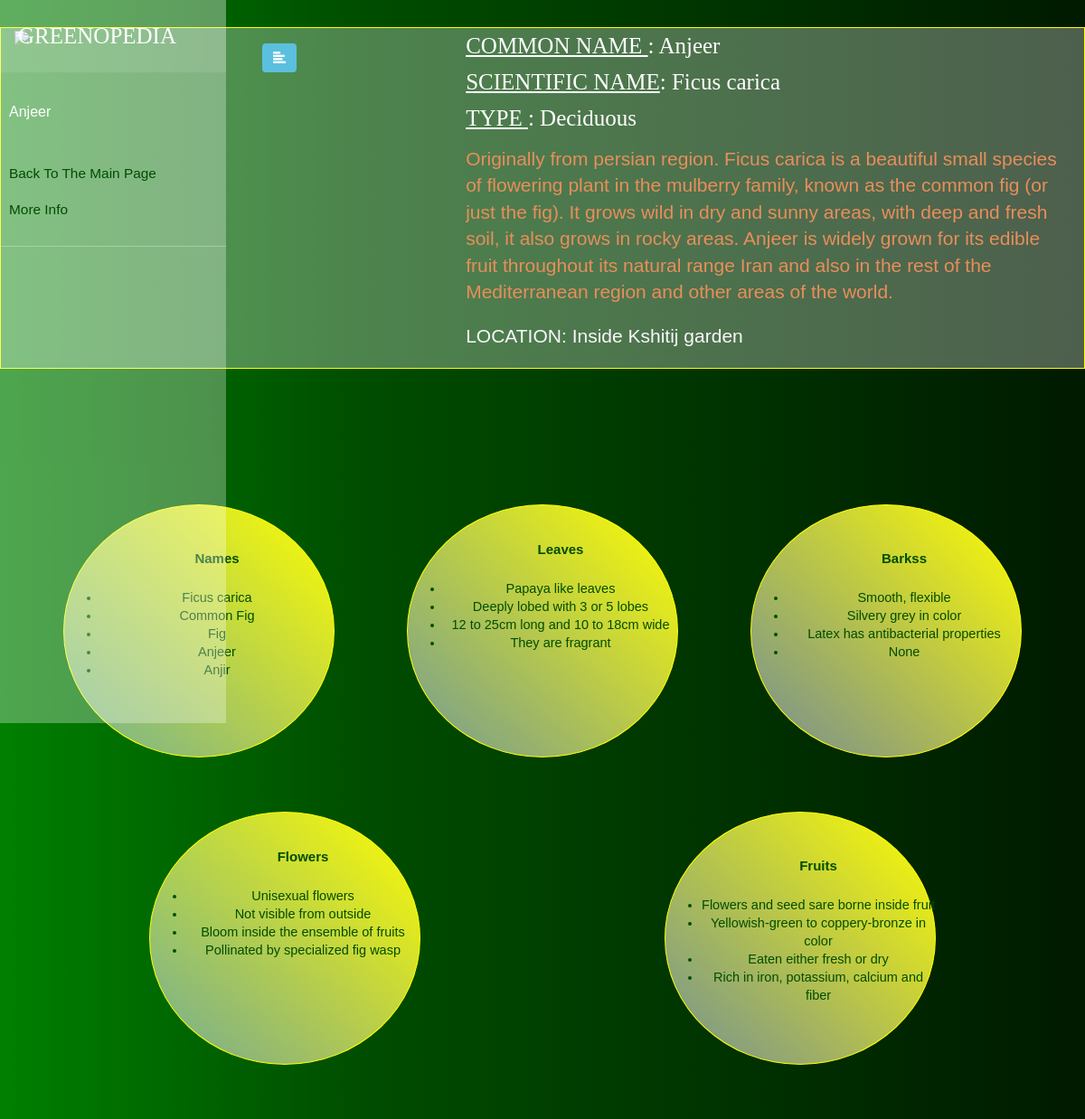
/tree/4/, run on the app's committed database.
### tree/models.py (models this page shows, shortened)
class Data(models.Model):
    id = models.IntegerField(db_column='ID', primary_key=True)
    initial = models.TextField(db_column='Initial', blank=True, null=True)
    mostcommonname = models.TextField(db_column='MostCommonName', blank=True, null=True)
    scientificname = models.TextField(db_column='ScientificName', blank=True, null=True)
    type = models.TextField(db_column='Type', blank=True, null=True)
    description = models.TextField(db_column='Description', blank=True, null=True)
    commonname1 = models.TextField(db_column='CommonName1', blank=True, null=True)
    commonname2 = models.TextField(db_column='CommonName2', blank=True, null=True)
    commonname3 = models.TextField(db_column='CommonName3', blank=True, null=True)
    commonname4 = models.TextField(db_column='CommonName4', blank=True, null=True)
    leaves1 = models.TextField(db_column='Leaves1', blank=True, null=True)
    leaves2 = models.TextField(db_column='Leaves2', blank=True, null=True)
    leaves3 = models.TextField(db_column='Leaves3', blank=True, null=True)
    leaves4 = models.TextField(db_column='Leaves4', blank=True, null=True)
    bark1 = models.TextField(db_column='Bark1', blank=True, null=True)
    bark2 = models.TextField(db_column='Bark2', blank=True, null=True)
    bark3 = models.TextField(db_column='Bark3', blank=True, null=True)
    bark4 = models.TextField(db_column='Bark4', blank=True, null=True)
    flowers1 = models.TextField(db_column='Flowers1', blank=True, null=True)
    flowers2 = models.TextField(db_column='Flowers2', blank=True, null=True)
    flowers3 = models.TextField(db_column='Flowers3', blank=True, null=True)
    flowers4 = models.TextField(db_column='Flowers4', blank=True, null=True)
    fruits1 = models.TextField(db_column='Fruits1', blank=True, null=True)
    fruits2 = models.TextField(db_column='Fruits2', blank=True, null=True)
    fruits3 = models.TextField(db_column='Fruits3', blank=True, null=True)
    fruits4 = models.TextField(db_column='Fruits4', blank=True, null=True)
    link1 = models.TextField(db_column='Link1', blank=True, null=True)
    link2 = models.TextField(db_column='Link2', blank=True, null=True)
    location = models.TextField(db_column='Location', blank=True, null=True)
    map = models.TextField(db_column='Map', blank=True, null=True)
    class Meta:
        db_table = 'Data'

### tree/views.py (the view)
# urls.py: path('<t_id>/', views.tree_detail, name='detailing'),
def tree_detail(request,t_id):
    tree = Data.objects.filter(id = t_id).first()
    image = str(tree.mostcommonname)+'.jpg'
    image = "/images/"+str(remove(image))
    return render (request,"tree_detail.html",{"tree":tree , "image":image})

### tree/views.py (called while the page is built)
def remove(string):
    return string.replace(" ", "")

### templates/tree_detail.html (shortened to what this page needs)
{% load static %}
<!doctype html>
<html lang="en">
<head>
    <link rel="stylesheet" href="https://stackpath.bootstrapcdn.com/bootstrap/4.4.1/css/bootstrap.min.css"
>
    <link rel="stylesheet" href="https://stackpath.bootstrapcdn.com/bootstrap/4.5.0/css/bootstrap.min.css"
>
    <link rel="stylesheet" href="https://maxcdn.bootstrapcdn.com/bootstrap/3.3.7/css/bootstrap.min.css">
    <link rel="stylesheet" href="{% static 'css/style2.css' %}">
    <link rel="stylesheet"
        href="https://cdnjs.cloudflare.com/ajax/libs/malihu-custom-scrollbar-plugin/3.1.5/jquery.mCustomScrollbar.min.css">
</head>
<body>
    <div class="wrapper">
        <nav id="sidebar">
            <div class="sidebar-header">
                <h3>GREENOPEDIA</h3>
            </div>
            <ul class="list-unstyled components">
                <p>{{tree.mostcommonname}}</p>
                <li>
                    <a href="/tree/">Back To The Main Page</a>
                </li>
                <li>
                    <a href="#about">More Info</a>
                </li>
            </ul>
        </nav>
        <div id="content">
            <button type="button" id="sidebarCollapse" class="btn btn-info navbar-btn">
                <i class="glyphicon glyphicon-align-left" ></i>
            </button>
        </div>
    </div>
    <div class="wrapper">
        <div class="container-fluid back myhead mt-5 mb-5">
            <div class="row featurette  ">
                <div class="col-md-7 order-md-2">
                    <h3 class="featurette-heading"><span style="text-decoration: underline;">COMMON NAME </span>:
                        {{tree.mostcommonname}}</h3>
                    <h3 class="featurette-heading"><span style="text-decoration: underline;">SCIENTIFIC NAME</span>:
                        {{tree.scientificname}}</h3>
                    <h3 class="featurette-heading mb-3"><span style="text-decoration: underline;">TYPE </span>:
                        {{tree.type}}</h3>
                    <p class="lead" style="color:#E88E5A">{{tree.description}}</p>
                    <h4 class="lead"><span>LOCATION</span>: {{tree.location}}</h4>
                </div>
                <div class="col-md-5 order-md-1">
                    <img src=" /static{{image}}" class="featurette-image img-fluid mx-auto" style="height:500px">
                </div>
            </div>
        </div>
        <center>
            <div class="mb-5" style="height:30px"></div>
            <div class="container mt-5" id="about">
                <div class="row mb-5 mt-5">
                    <div class="col-6 col-md-4 mb-5 mt-5">
                        <div class="circle">
                            <div style="width:280 px">
                                <ul style="margin-top:50px;">
                                    <h4 style="color:rgb(0, 77, 0);font-weight: bold;">Names</h4>
                                    <li>{{tree.scientificname}}
                                    <li>{{tree.commonname1}}
                                    <li>{{tree.commonname2}}
                                    <li>{{tree.commonname3}}
                                    <li>{{tree.commonname4}}
                                </ul>
                            </div>
                        </div>
                    </div>
                    <div class="col-6 col-md-4 mb-5 mt-5">
                        <div class="circle">
                            <div style="width:280 px">
                                <ul style="margin-top:40px;">
                                    <h4 style="color:rgb(0, 77, 0);font-weight: bold;">Leaves</h4>
                                    <li>{{tree.leaves1}}
                                    <li>{{tree.leaves2}}
                                    <li>{{tree.leaves3}}
                                    <li>{{tree.leaves4}}
                                </ul>
                            </div>
                        </div>
                    </div>
                    <div class="col-6 col-md-4 mb-5 mt-5">
                        <div class="circle">
                            <div style="width:280 px">
                                <ul style="margin-top:50px;">
                                    <h4 style="color:rgb(0, 77, 0);font-weight: bold;">Barkss</h4>
                                    <li>{{tree.bark1}}
                                    <li>{{tree.bark2}}
                                    <li>{{tree.bark3}}
                                    <li>{{tree.bark4}}
                                </ul>
                            </div>
                        </div>
                    </div>
                </div>
                <div class="row mb-5 mt-5">
                    <div class="col-6 mb-5">
                        <div class="circle">
                            <ul style="margin-top:40px;">
                                <h4 style="color:rgb(0, 77, 0);font-weight: bold;">Flowers</h4>
                                <li>{{tree.flowers1}}
                                <li>{{tree.flowers2}}
                                <li>{{tree.flowers3}}
                                <li>{{tree.flowers4}}
                            </ul>
                        </div>
                    </div>
                    <div class="col-6 mb-5">
                        <div class="circle">
                            <ul style="margin-top:50px;">
                                <h4 style="color:rgb(0, 77, 0);font-weight: bold;">Fruits</h4>
                                <li>{{tree.fruits1}}
                                <li>{{tree.fruits2}}
                                <li>{{tree.fruits3}}
                                <li>{{tree.fruits4}}
                            </ul>
                        </div>
                    </div>
                </div>
            </div>
        </center>
    </div>
</body>
</html>

### static/css/style2.css (style rules this page uses)
body { font-family: 'Poppins', sans-serif; background: #fafafa; }
p { font-family: 'Poppins', sans-serif; font-size: 1.1em; font-weight: 300; line-height: 1.7em; color: #999; }
a, a:hover, a:focus { color: inherit; text-decoration: none; transition: all 0.3s; }
.navbar-btn { box-shadow: none; outline: none !important; border: none; }
#sidebar { width: 250px; position: fixed; top: 0; left: 0; height: 100vh; z-index: 999; background:rgba(255, 255, 255, 0.3); color: #fff; transition: all 0.3s; }
#sidebar .sidebar-header { padding: 20px; background: rgba(255, 255, 255, 0.1); }
#sidebar ul.components { padding: 20px 0; border-bottom: 1px solid rgba(255, 255, 255, 0.3); }
#sidebar ul p { color: #fff; padding: 10px; }
#sidebar ul li a { padding: 10px; font-size: 1.1em; display: block; }
#content { width: calc(100% - 250px); padding: 40px; min-height: 100vh; transition: all 0.3s; position: absolute; top: 0; right: 0; }

### templates/tree_detail.html (style rules this page uses)
body { background-image: linear-gradient(to right, rgb(0, 128, 0), rgb(0, 77, 0), rgb(0, 51, 0), rgb(0, 26, 0)); }
.back { background: rgba(255, 255, 255, 0.3); color: #14120c; }
.wrapper { width: 1200px; margin: 0 auto; }
.myhead { border: 1px solid yellow; }
h3 { color: white; font-family: 'Trocchi', serif; font-size: 25px; font-weight: normal; line-height: 40px; margin: 0; }
p { font-family: 'Raleway', sans-serif; font-size: 16px; font-weight: 500; line-height: 28px; margin: 0 0 24px; }
h4 { color: #f8f8f8; font-family: 'Raleway', sans-serif; font-size: 15px; font-weight: 500; line-height: 18px; margin: 0 0 24px; }
.circle { width: 300px; height: 280px; line-height: 20px; border-radius: 50%; font-size: 14.5px; color: #fff; text-align: center; background: rgba(255, 255, 255, 0.3); border: 1px solid yellow; transition: background-position .5s ease; background-image: linear-gradient(45deg, rgb(0, 77, 0), rgba(255, 255, 255, 0.3), yellow); background-size: 250% 100%; background-position: right bottom; transition: background-position .5s ease; }
ul { font-family: 'Inder', sans-serif; line-height: 20px; margin-bottom: 15px; color: rgb(0, 77, 0); }

### data on the page
Data: mostcommonname "Anjeer", scientificname "Ficus carica", type "Deciduous", description "Originally from persian region. Ficus carica is a beautiful small species of flowering plant in the mulberry family, known as the common fig (or just the fig). It grows wild in dry and sunny areas, with deep and fresh soil, it also grows in rocky areas. Anjeer is widely grown for its edible fruit throughout its natural range Iran and also in the rest of the Mediterranean region and other areas of the world.", location "Inside Kshitij garden", commonname1 "Common Fig", commonname2 "Fig", commonname3 "Anjeer", commonname4 "Anjir", leaves1 "Papaya like leaves", leaves2 "Deeply lobed with 3 or 5 lobes", leaves3 "12 to 25cm long and 10 to 18cm wide", leaves4 "They are fragrant", bark1 "Smooth, flexible", bark2 "Silvery grey in color", bark3 "Latex has antibacterial properties", bark4 "None", flowers1 "Unisexual flowers", flowers2 "Not visible from outside", flowers3 "Bloom inside the ensemble of fruits", flowers4 "Pollinated by specialized fig wasp", fruits1 "Flowers and seed sare borne inside fruit", fruits2 "Yellowish-green to coppery-bronze in color", fruits3 "Eaten either fresh or dry", fruits4 "Rich in iron, potassium, calcium and fiber"
